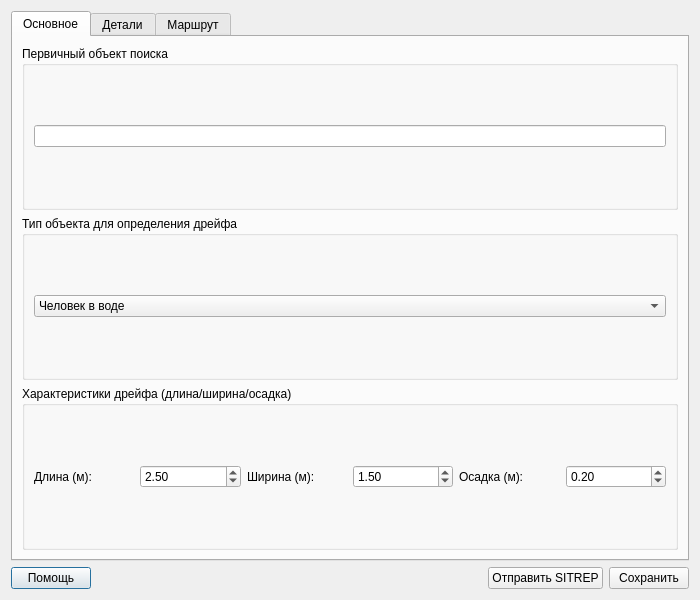
<ui version="4.0">
 <class>SearchObjectDialog</class>
 <widget class="QDialog" name="SearchObjectDialog">
  <property name="geometry">
   <rect>
    <x>0</x>
    <y>0</y>
    <width>700</width>
    <height>600</height>
   </rect>
  </property>
  <property name="windowTitle">
   <string>Объект поиска</string>
  </property>
  <layout class="QVBoxLayout" name="verticalLayout">
   <item>
    <widget class="QTabWidget" name="tabWidget">
     <property name="currentIndex">
      <number>0</number>
     </property>
     <widget class="QWidget" name="tab_main">
      <attribute name="title">
       <string>Основное</string>
      </attribute>
      <layout class="QVBoxLayout" name="verticalLayout_2">
       <item>
        <widget class="QGroupBox" name="groupBox_primary">
         <property name="title">
          <string>Первичный объект поиска</string>
         </property>
         <layout class="QVBoxLayout" name="verticalLayout_3">
          <item>
           <widget class="QLineEdit" name="txt_primary"/>
          </item>
         </layout>
        </widget>
       </item>
       <item>
        <widget class="QGroupBox" name="groupBox_type">
         <property name="title">
          <string>Тип объекта для определения дрейфа</string>
         </property>
         <layout class="QVBoxLayout" name="verticalLayout_4">
          <item>
           <widget class="QComboBox" name="cmb_type">
            <item>
             <property name="text">
              <string>Человек в воде</string>
             </property>
            </item>
            <item>
             <property name="text">
              <string>Авиационный спасательный плот (на 4-6 человек)</string>
             </property>
            </item>
            <item>
             <property name="text">
              <string>Спасательная шлюпка</string>
             </property>
            </item>
            <item>
             <property name="text">
              <string>Судно на плаву</string>
             </property>
            </item>
            <item>
             <property name="text">
              <string>Обломки</string>
             </property>
            </item>
           </widget>
          </item>
         </layout>
        </widget>
       </item>
       <item>
        <widget class="QGroupBox" name="groupBox_drift">
         <property name="title">
          <string>Характеристики дрейфа (длина/ширина/осадка)</string>
         </property>
         <layout class="QHBoxLayout" name="horizontalLayout_drift">
          <item>
           <widget class="QLabel" name="label_length">
            <property name="text">
             <string>Длина (м):</string>
            </property>
           </widget>
          </item>
          <item>
           <widget class="QDoubleSpinBox" name="spin_drift_length">
            <property name="maximum">
             <double>999.990000000000009</double>
            </property>
            <property name="value">
             <double>2.500000000000000</double>
            </property>
           </widget>
          </item>
          <item>
           <widget class="QLabel" name="label_width">
            <property name="text">
             <string>Ширина (м):</string>
            </property>
           </widget>
          </item>
          <item>
           <widget class="QDoubleSpinBox" name="spin_drift_width">
            <property name="maximum">
             <double>999.990000000000009</double>
            </property>
            <property name="value">
             <double>1.500000000000000</double>
            </property>
           </widget>
          </item>
          <item>
           <widget class="QLabel" name="label_draft">
            <property name="text">
             <string>Осадка (м):</string>
            </property>
           </widget>
          </item>
          <item>
           <widget class="QDoubleSpinBox" name="spin_drift_draft">
            <property name="maximum">
             <double>99.989999999999995</double>
            </property>
            <property name="value">
             <double>0.200000000000000</double>
            </property>
           </widget>
          </item>
         </layout>
        </widget>
       </item>
      </layout>
     </widget>
     <widget class="QWidget" name="tab_details">
      <attribute name="title">
       <string>Детали</string>
      </attribute>
      <layout class="QVBoxLayout" name="verticalLayout_5">
       <item>
        <widget class="QGroupBox" name="groupBox_coordinator">
         <property name="title">
          <string>Координатор МСКЦ</string>
         </property>
         <layout class="QVBoxLayout" name="verticalLayout_6">
          <item>
           <widget class="QLineEdit" name="txt_coordinator">
            <property name="text">
             <string>МСКЦ local</string>
            </property>
           </widget>
          </item>
         </layout>
        </widget>
       </item>
       <item>
        <widget class="QGroupBox" name="groupBox_method">
         <property name="title">
          <string>Метод определения местоположения</string>
         </property>
         <layout class="QVBoxLayout" name="verticalLayout_7">
          <item>
           <widget class="QComboBox" name="cmb_method">
            <item>
             <property name="text">
              <string>GNSS</string>
             </property>
            </item>
            <item>
             <property name="text">
              <string>Радар</string>
             </property>
            </item>
            <item>
             <property name="text">
              <string>Визуально</string>
             </property>
            </item>
            <item>
             <property name="text">
              <string>ADF</string>
             </property>
            </item>
            <item>
             <property name="text">
              <string>Другое</string>
             </property>
            </item>
           </widget>
          </item>
         </layout>
        </widget>
       </item>
       <item>
        <widget class="QGroupBox" name="groupBox_dr">
         <property name="title">
          <string>Расстояние DR с момента последнего определения</string>
         </property>
         <layout class="QHBoxLayout" name="horizontalLayout_dr">
          <item>
           <widget class="QDoubleSpinBox" name="spin_dr_distance">
            <property name="maximum">
             <double>9999.989999999999782</double>
            </property>
            <property name="suffix">
             <string> морских миль</string>
            </property>
           </widget>
          </item>
         </layout>
        </widget>
       </item>
       <item>
        <widget class="QGroupBox" name="groupBox_other">
         <property name="title">
          <string>Прочее</string>
         </property>
         <layout class="QVBoxLayout" name="verticalLayout_8">
          <item>
           <widget class="QTextEdit" name="txt_other"/>
          </item>
         </layout>
        </widget>
       </item>
      </layout>
     </widget>
     <widget class="QWidget" name="tab_route">
      <attribute name="title">
       <string>Маршрут</string>
      </attribute>
      <layout class="QVBoxLayout" name="verticalLayout_9">
       <item>
        <widget class="QGroupBox" name="groupBox_route">
         <property name="title">
          <string>Описание маршрута (SOA, курс следования)</string>
         </property>
         <layout class="QVBoxLayout" name="verticalLayout_10">
          <item>
           <widget class="QTextEdit" name="txt_route_desc"/>
          </item>
         </layout>
        </widget>
       </item>
      </layout>
     </widget>
    </widget>
   </item>
   <item>
    <layout class="QHBoxLayout" name="horizontalLayout_buttons">
     <item>
      <widget class="QPushButton" name="btn_help">
       <property name="text">
        <string>Помощь</string>
       </property>
      </widget>
     </item>
     <item>
      <spacer name="horizontalSpacer">
       <property name="orientation">
        <enum>Qt::Horizontal</enum>
       </property>
       <property name="sizeHint" stdset="0">
        <size>
         <width>40</width>
         <height>20</height>
        </size>
       </property>
      </spacer>
     </item>
     <item>
      <widget class="QPushButton" name="btn_send_sitrep">
       <property name="text">
        <string>Отправить SITREP</string>
       </property>
      </widget>
     </item>
     <item>
      <widget class="QPushButton" name="btn_save">
       <property name="text">
        <string>Сохранить</string>
       </property>
      </widget>
     </item>
    </layout>
   </item>
  </layout>
 </widget>
 <resources/>
 <connections/>
</ui>
